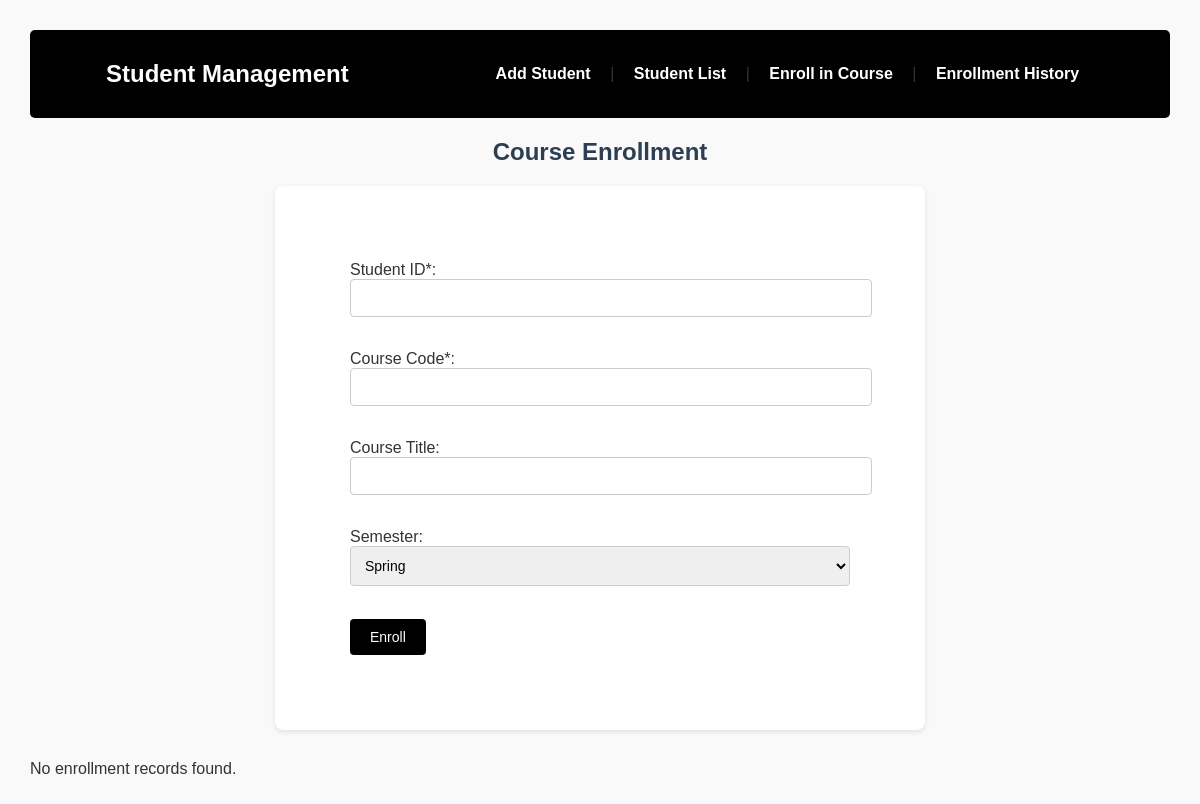
/enroll.php, run on an earlier commit of the app's database.
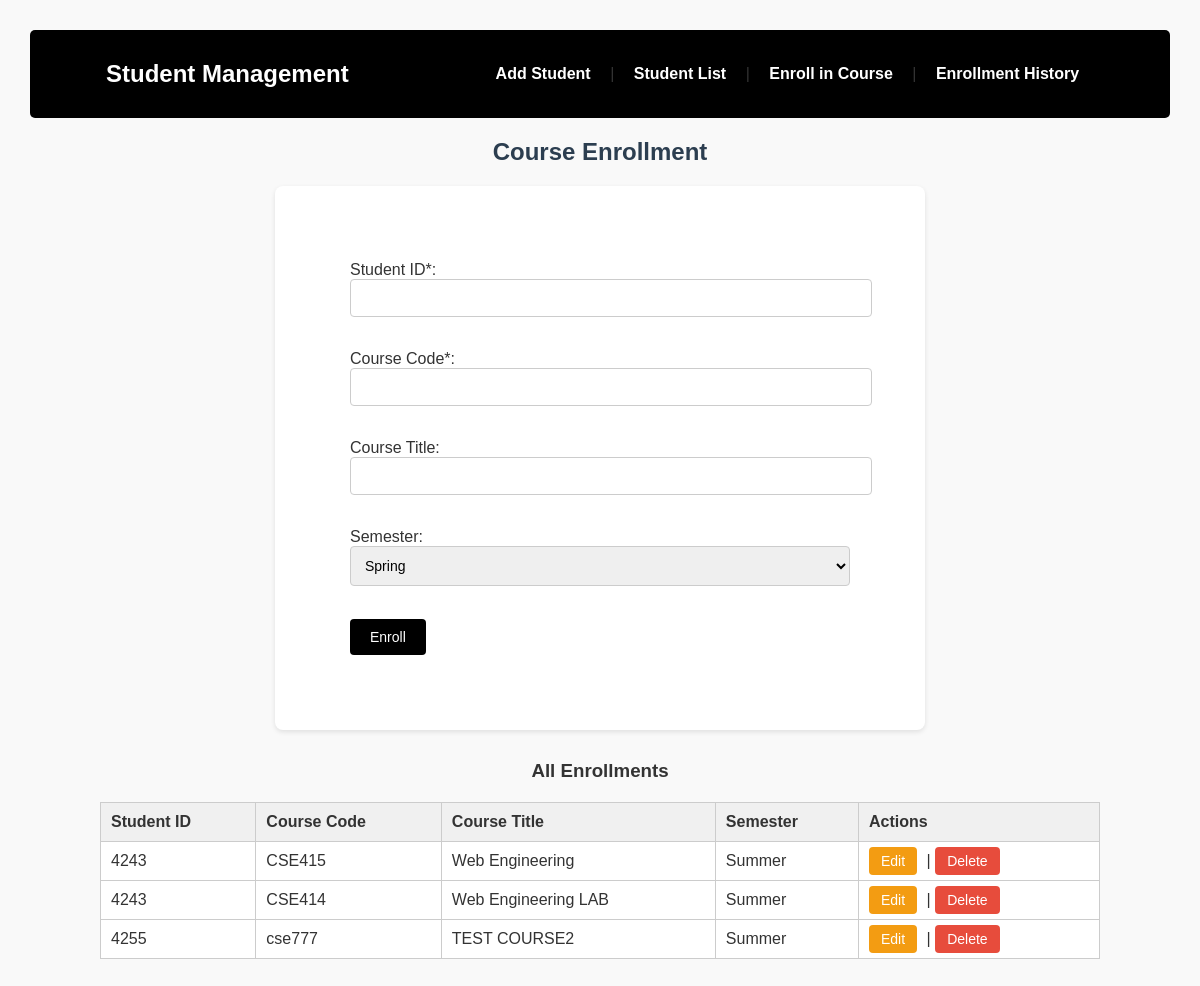
And on a later commit of the database.
### tables this page shows
CREATE TABLE `enrollments` (
  `id` int(11) NOT NULL,
  `student_id` varchar(20) NOT NULL,
  `course_code` varchar(20) NOT NULL,
  `course_title` varchar(100) DEFAULT NULL,
  `semester` varchar(20) DEFAULT NULL,
  `grade` varchar(5) DEFAULT NULL
);

### enroll.php (the view, shortened to what this page needs)
<?php include 'db.php'; ?>
<!DOCTYPE html>
<html>
<head>
    <link rel="stylesheet" href="style.css">
</head>
<body>
<?php include 'navbar.php'; ?>
<h2>Course Enrollment</h2>
<form method="POST">
    Student ID*: <input type="text" name="student_id" required><br><br>
    Course Code*: <input type="text" name="course_code" required><br><br>
    Course Title: <input type="text" name="course_title"><br><br>
    Semester:
    <select name="semester">
        <option>Spring</option><option>Summer</option><option>Fall</option>
    </select><br><br>
    <button type="submit">Enroll</button>
</form>
<?php
$enrolls = $conn->query("SELECT * FROM enrollments");
if ($enrolls->num_rows > 0) {
    echo "<h3>All Enrollments</h3>";
    echo "<table>
            <tr><th>Student ID</th><th>Course Code</th><th>Course Title</th><th>Semester</th><th>Actions</th></tr>";
    while ($row = $enrolls->fetch_assoc()) {
        echo "<tr>
                <td>{$row['student_id']}</td>
                <td>{$row['course_code']}</td>
                <td>{$row['course_title']}</td>
                <td>{$row['semester']}</td>
                <td>
                    <a href='edit_enroll.php?id={$row['id']}'>Edit</a> |
                    <a href='enroll.php?delete={$row['id']}' onclick=\"return confirm('Are you sure?')\">Delete</a>
                </td>
              </tr>";
    }
    echo "</table>";
} else {
    echo "<p>No enrollment records found.</p>";
}
?>
</body>
</html>

### navbar.php
<nav style="margin-bottom:20px;" class="navbar">
<h2>Student Management</h2>
<div>
        <a href="index.php">Add Student</a> |
        <a href="student_list.php">Student List</a> |
        <a href="enroll.php">Enroll in Course</a> |
        <a href="history.php">Enrollment History</a>
    </div>
</nav>

### style.css (style rules this page uses)
body { font-family: Arial, sans-serif; margin: 30px; background-color: #f9f9f9; color: #333; }
h2 { color: #2c3e50; }
nav { background-color: black; padding: 10px; margin-bottom: 20px; border-radius: 5px; text-align: center; display: flex; justify-content: space-around; align-items: center; }
nav h2 { color: white; }
nav a { color: #fff; margin: 0 15px; text-decoration: none; font-weight: bold; }
form { background-color: #fff; padding: 75px; border-radius: 8px; box-shadow: 0 2px 5px rgba(0,0,0,0.1); max-width: 500px; width: 90%; margin: 0 auto 30px auto; }
input[type="text"], input[type="email"], input[type="date"], select, textarea { width: 100%; padding: 10px; margin-bottom: 15px; border: 1px solid #ccc; border-radius: 4px; font-size: 14px; }
button { background-color: black; color: white; padding: 10px 20px; border: none; font-size: 14px; border-radius: 4px; cursor: pointer; }
table { width: 100%; border-collapse: collapse; background-color: #fff; margin-top: 20px; }
table, th, td { border: 1px solid #ccc; }
th { background-color: #f0f0f0; text-align: left; padding: 10px; }
td { padding: 10px; }
table a { text-decoration: none; padding: 6px 12px; border-radius: 4px; font-size: 14px; margin-right: 5px; }
table a[href*="edit"] { background-color: #f39c12; color: white; }
table a[href*="delete"] { background-color: #e74c3c; color: white; }
table { margin: 20px auto; width: 90%; max-width: 1000px; background-color: #fff; border-collapse: collapse; }
h2, h3 { text-align: center; }
p { margin: 10px 0; }

What changed in the data, as far as the page shows it:
added enrollments: student "4243", course_code "CSE415", course_title "Web Engineering", semester "Summer"
added enrollments: student "4243", course_code "CSE414", course_title "Web Engineering LAB", semester "Summer"
added enrollments: student "4255", course_code "cse777", course_title "TEST COURSE2", semester "Summer"
Also different on the page:
text no longer shown: "No enrollment records found."
text now shown: "All Enrollments Student ID Course Code Course Title Semester Actions"
